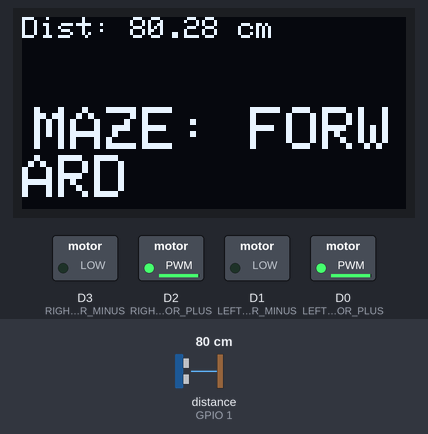
Simulated run of this sketch. Board: ESP8266 (NodeMCU). Shown: 128×64 one-colour display, switched loads named in the sketch (green lamp = pin HIGH). Wiring (inferred from the names in the program): ultrasonic range finder: trigger D8; echo GPIO 1. Dashed ring = blinking. The inputs (shaded band) are chosen by the test bench; at power-on: distance to the obstacle (sensor on GPIO 1) 80 cm. The echo pulse lasts 58.3 µs per cm; the display library's start-up logo is not drawn; pins used as bus, display or sensor lines are not drawn.

Above: at 3.2 s.
3.3 s: distance to the obstacle (sensor on GPIO 1) set to 17 cm
At 4.7 s:
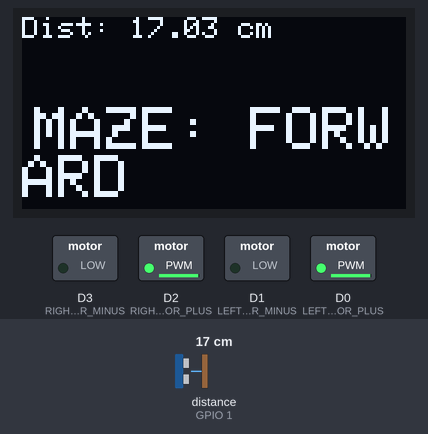
6.3 s: distance to the obstacle (sensor on GPIO 1) set to 13 cm
At 7.7 s:
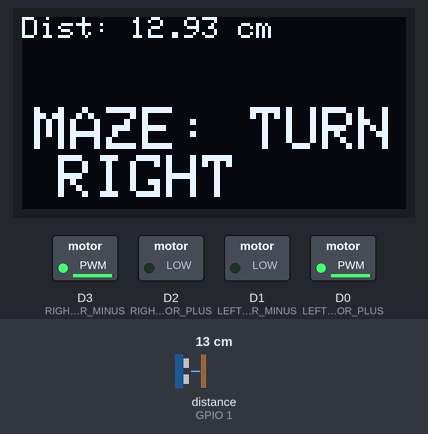
8.7 s: distance to the obstacle (sensor on GPIO 1) set to 250 cm
At 9.7 s:
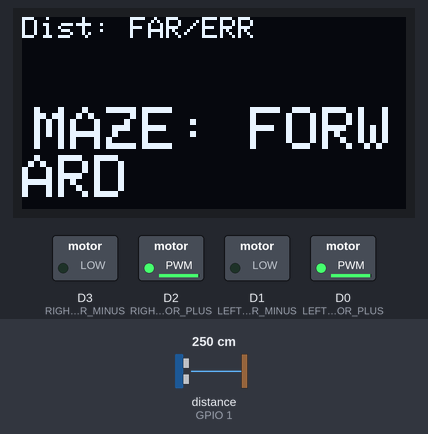
11.7 s: distance to the obstacle (sensor on GPIO 1) set to 2 cm
At 11.88 s:
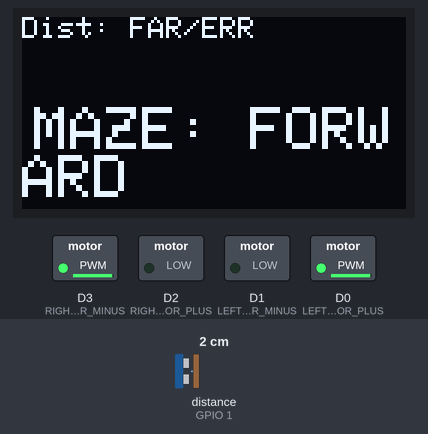
Timing chart, 0 to 14.2 s (numbered marks = the images above; inputs shaded):
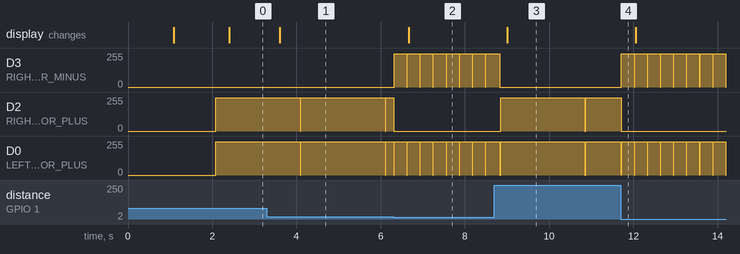

The sketch:

esp32_robotcar_maze_solver.ino
```cpp
//-----------------------------------------------------
// esp32_robotcar_maze_solver.ino
//
// 対象ボード: XIAO ESP32C3
//
// 概要:
//   超音波センサーで前方の壁までの距離を測り、
//   壁が無ければ前進、壁があれば右に回転する
//   「右手法」で迷路を進むロボットのプログラムです。
//
//   OLEDディスプレイに現在の距離と動作状態を表示します。
//
// 2026/03/15 - 非ブロッキング衝突検知に対応した迷路走行版
//-----------------------------------------------------

#include <SPI.h>
#include <Wire.h>
#include <Adafruit_GFX.h>
#include <Adafruit_SSD1306.h>
#include <Ticker.h>

// =====================================================
// 定数定義（ピン番号・タイミング・しきい値など）
// =====================================================

// --- OLEDディスプレイ関連 ---
#define SCREEN_WIDTH   128   // ディスプレイの幅（ピクセル）
#define SCREEN_HEIGHT  64    // ディスプレイの高さ（ピクセル）
#define OLED_RESET     -1    // リセットピンは使わない（-1）
#define SCREEN_ADDRESS 0x3C  // OLEDのI2Cアドレス

// --- 超音波距離センサー（HC-SR04など）のピン ---
const int TRIG_PIN = D8;  // 超音波を発信するピン
const int ECHO_PIN = D10; // 反射波を受信するピン

// 距離センサーのタイムアウト用（これ以上遠いものは測らない）
const unsigned long MAX_DISTANCE_TIMEOUT_US = 23200 * 1.5;

// --- モータードライバーのピン（左右それぞれ+/-の2本ずつ） ---
const int LEFT_MOTOR_PLUS   = D0; // 左モーター  正転側
const int LEFT_MOTOR_MINUS  = D1; // 左モーター  逆転側
const int RIGHT_MOTOR_PLUS  = D2; // 右モーター  正転側
const int RIGHT_MOTOR_MINUS = D3; // 右モーター  逆転側

// モーターの出力(PWM値 0〜255)。値が大きいほど速く回る
const int MOTOR_SPEED = 250;
const int MOTOR_SPEED_SLOW = 100; // 緩やかに曲がるときの弱い方の出力

// --- ロボットの動作タイミング ---
const int ROTATE_90_DEGREES_MS = 300;   // 右に90度回転するのにかかる時間(ms)
const int FORWARD_DURATION_MS  = 2000;  // 1回で前進する時間(ms)
const float WALL_THRESHOLD_CM  = 15.0;  // これより近いと「壁がある」と判断する距離(cm)

// ディスプレイを更新する間隔(秒)
const float DISPLAY_UPDATE_INTERVAL_SEC = 0.3;

// =====================================================
// グローバル変数
// =====================================================

Adafruit_SSD1306 display(SCREEN_WIDTH, SCREEN_HEIGHT, &Wire, OLED_RESET);
Ticker displayUpdateTimer; // 一定間隔でディスプレイを更新するタイマー

// 現在測定されている距離(cm)。ディスプレイ表示用に保持しておく
float latestDistanceCm = 0;

// 画面に表示する現在の動作名（例: "MAZE: FORWARD"）
String currentActionLabel = "INITIALIZING";

// ロボットの状態（今何をしているか）を表す
enum RobotState {
  STATE_STOPPED,        // 停止中（次の動作を判断するタイミング）
  STATE_FORWARD,        // 前進中
  STATE_TURNING_RIGHT   // 右回転中
};
RobotState robotState = STATE_STOPPED;

// 現在の動作（前進 or 回転）を開始した時刻(ms)。経過時間の計算に使う
unsigned long actionStartTimeMs = 0;

// =====================================================
// セットアップ
// =====================================================

void setup() {
  Serial.begin(99600);

  setupDistanceSensorPins();
  setupMotorPins();
  setupDisplay();
  stopMotors();

  // 0.3秒ごとに updateDisplay() を自動で呼び出す
  displayUpdateTimer.attach(DISPLAY_UPDATE_INTERVAL_SEC, updateDisplay);
}

void setupDistanceSensorPins() {
  pinMode(TRIG_PIN, OUTPUT);
  digitalWrite(TRIG_PIN, LOW);
  pinMode(ECHO_PIN, INPUT);
}

void setupMotorPins() {
  // モーター用のピンはanalogWriteでそのまま使うため、
  // 明示的なpinMode設定は不要（元コードの挙動を踏襲）
}

void setupDisplay() {
  if (!display.begin(SSD1306_SWITCHCAPVCC, SCREEN_ADDRESS)) {
    Serial.println(F("SSD1306 allocation failed"));
    while (true) {
      // ディスプレイの初期化に失敗した場合はここで停止する
    }
  }

  display.display();
  delay(1000);

  display.clearDisplay();
  display.setTextSize(1);
  display.setTextColor(SSD1306_WHITE);
  display.setCursor(0, 0);
  display.println(F("Maze Solver Ready."));
  display.display();
  delay(1000);
}

// =====================================================
// メインループ（ステートマシンで非ブロッキングに動作）
// =====================================================

void loop() {
  // 毎回、前方までの距離を測定して保存しておく
  latestDistanceCm = measureDistanceCm();

  // 現在の状態に応じて処理を分岐する
  switch (robotState) {
    case STATE_STOPPED:
      decideNextAction(latestDistanceCm);
      break;

    case STATE_FORWARD:
      updateForwardState(latestDistanceCm);
      break;

    case STATE_TURNING_RIGHT:
      updateTurningRightState();
      break;
  }

  // ループが速く回りすぎないように、ごく短い待ちを入れる
  delay(10);
}

// --- STATE_STOPPED: 停止中に次の動作を決める ---
void decideNextAction(float distanceCm) {
  bool wallDetected = (distanceCm <= WALL_THRESHOLD_CM);

  if (!wallDetected) {
    // 前方に壁が無い → 前進を開始
    moveForward();
    actionStartTimeMs = millis();
    robotState = STATE_FORWARD;
    currentActionLabel = "MAZE: FORWARD";
  } else {
    // 前方に壁がある → 右手法にしたがい右に回転を開始
    rotateRight();
    actionStartTimeMs = millis();
    robotState = STATE_TURNING_RIGHT;
    currentActionLabel = "MAZE: TURN RIGHT";
  }
}

// --- STATE_FORWARD: 前進中の処理 ---
void updateForwardState(float distanceCm) {
  // 距離 > 0 のチェックは、センサーの測定エラー(-1など)を
  // 「壁を検知した」と誤判定しないようにするためのもの
  bool obstacleAhead = (distanceCm <= WALL_THRESHOLD_CM && distanceCm > 0);
  bool forwardTimeElapsed = (millis() - actionStartTimeMs >= FORWARD_DURATION_MS);

  if (obstacleAhead) {
    // 前進中に壁を検知 → ただちに停止し、次の判断へ
    stopMotors();
    robotState = STATE_STOPPED;
  } else if (forwardTimeElapsed) {
    // 既定の前進時間が経過 → 停止し、次の判断へ
    stopMotors();
    robotState = STATE_STOPPED;
  }
}

// --- STATE_TURNING_RIGHT: 右回転中の処理 ---
void updateTurningRightState() {
  bool rotationTimeElapsed = (millis() - actionStartTimeMs >= ROTATE_90_DEGREES_MS);

  if (rotationTimeElapsed) {
    // 既定の回転時間が経過 → 停止し、次の判断へ
    stopMotors();
    robotState = STATE_STOPPED;
  }
}

// =====================================================
// ディスプレイ表示
// =====================================================

// Ticker により DISPLAY_UPDATE_INTERVAL_SEC 秒ごとに自動で呼ばれる
void updateDisplay() {
  display.clearDisplay();

  drawDistanceText();
  drawActionLabel();

  display.display();
}

// 画面左上に距離を表示する
void drawDistanceText() {
  display.setTextSize(1);
  display.setTextColor(SSD1306_WHITE);
  display.setCursor(0, 0);
  display.print("Dist: ");

  bool distanceIsOutOfRange = (latestDistanceCm > 200 || latestDistanceCm <= 0);
  if (distanceIsOutOfRange) {
    display.println("FAR/ERR");
  } else {
    display.print(latestDistanceCm);
    display.println(" cm");
  }
}

// 画面中央付近に現在の動作名を大きく表示する
void drawActionLabel() {
  display.setTextSize(2);

  int16_t x1, y1;
  uint16_t textWidth, textHeight;
  display.getTextBounds(currentActionLabel, 0, 0, &x1, &y1, &textWidth, &textHeight);

  int centeredX = (SCREEN_WIDTH - textWidth) / 2;
  int fixedY = 30; // 画面中央よりやや下の位置

  display.setCursor(centeredX, fixedY);
  display.println(currentActionLabel);
}

// =====================================================
// モーター制御
// =====================================================
// 各関数は左右のモーターにPWM値を書き込み、ロボットの動きを決める。

void moveForward() {
  analogWrite(LEFT_MOTOR_PLUS,   MOTOR_SPEED);
  analogWrite(LEFT_MOTOR_MINUS,  0);
  analogWrite(RIGHT_MOTOR_PLUS,  MOTOR_SPEED);
  analogWrite(RIGHT_MOTOR_MINUS, 0);
}

void moveBackward() { // 現状未使用だが今後のために残す
  analogWrite(LEFT_MOTOR_PLUS,   0);
  analogWrite(LEFT_MOTOR_MINUS,  MOTOR_SPEED);
  analogWrite(RIGHT_MOTOR_PLUS,  0);
  analogWrite(RIGHT_MOTOR_MINUS, MOTOR_SPEED);
}

void turnLeftGently() { // ゆるやかに左へ曲がる（現状未使用だが今後のために残す）
  analogWrite(LEFT_MOTOR_PLUS,   MOTOR_SPEED_SLOW);
  analogWrite(LEFT_MOTOR_MINUS,  0);
  analogWrite(RIGHT_MOTOR_PLUS,  MOTOR_SPEED);
  analogWrite(RIGHT_MOTOR_MINUS, 0);
}

void turnRightGently() { // ゆるやかに右へ曲がる（現状未使用だが今後のために残す）
  analogWrite(LEFT_MOTOR_PLUS,   MOTOR_SPEED);
  analogWrite(LEFT_MOTOR_MINUS,  0);
  analogWrite(RIGHT_MOTOR_PLUS,  MOTOR_SPEED_SLOW);
  analogWrite(RIGHT_MOTOR_MINUS, 0);
}

void rotateRight() { // その場で右に回転する（迷路走行で実際に使用）
  analogWrite(LEFT_MOTOR_PLUS,   MOTOR_SPEED);
  analogWrite(LEFT_MOTOR_MINUS,  0);
  analogWrite(RIGHT_MOTOR_PLUS,  0);
  analogWrite(RIGHT_MOTOR_MINUS, MOTOR_SPEED);
}

void rotateLeft() { // その場で左に回転する（現状未使用だが今後のために残す）
  analogWrite(LEFT_MOTOR_PLUS,   0);
  analogWrite(LEFT_MOTOR_MINUS,  MOTOR_SPEED);
  analogWrite(RIGHT_MOTOR_PLUS,  MOTOR_SPEED);
  analogWrite(RIGHT_MOTOR_MINUS, 0);
}

void stopMotors() {
  analogWrite(LEFT_MOTOR_PLUS,   0);
  analogWrite(LEFT_MOTOR_MINUS,  0);
  analogWrite(RIGHT_MOTOR_PLUS,  0);
  analogWrite(RIGHT_MOTOR_MINUS, 0);
}

// =====================================================
// 距離センサー（超音波センサー）
// =====================================================

// TRIG/ECHOピンを使って前方までの距離を測定する。
// 測定に失敗（タイムアウト）した場合は -1.0 を返す。
float measureDistanceCm() {
  // 1. トリガーピンを10マイクロ秒だけHIGHにして超音波を発射させる
  digitalWrite(TRIG_PIN, HIGH);
  delayMicroseconds(10);
  digitalWrite(TRIG_PIN, LOW);

  // 2. エコーピンがHIGHになる（反射波を受信し始める）のを待つ
  unsigned long waitStartTime = micros();
  while (digitalRead(ECHO_PIN) == LOW &&
         (micros() - waitStartTime) < MAX_DISTANCE_TIMEOUT_US) {
    // 受信開始を待機中
  }

  if (digitalRead(ECHO_PIN) == LOW) {
    // タイムアウト＝反射波が返ってこなかった（範囲外）
    return -1.0;
  }

  // 3. エコーピンがHIGHの間（パルス幅）の時間を測る
  unsigned long pulseStartTime = micros();
  unsigned long pulseWaitStartTime = micros();
  while (digitalRead(ECHO_PIN) == HIGH &&
         (micros() - pulseWaitStartTime) < MAX_DISTANCE_TIMEOUT_US) {
    // パルスが終わるのを待機中
  }
  unsigned long pulseEndTime = micros();

  if (digitalRead(ECHO_PIN) == HIGH) {
    // タイムアウト＝パルスが終わらなかった（範囲外）
    return -1.0;
  }

  // 4. パルス幅から距離(cm)を計算する
  //    音速をもとにした経験的な変換係数として 58.0 を使用
  unsigned long pulseWidthUs = pulseEndTime - pulseStartTime;
  float distanceCm = pulseWidthUs / 58.0;

  return distanceCm;
}
```

Measured:
- the behaviour switches between 15 and 14 cm on distance to the obstacle (sensor on GPIO 1) (found by bisection; images 1 and 2)
- after the input at 3.3 s, the display: changes after 0.31 s (image 1)
- after the input at 6.3 s, D3 (RIGHT_MOTOR_MINUS): alternates 250/255 for 0.30 s and 0/255 for 0.01 s, starting at once; the display: changes after 0.36 s (image 2)
- after the input at 8.7 s, D3 (RIGHT_MOTOR_MINUS): goes on until 8.8 s, then stays 0/255; D2 (RIGHT_MOTOR_PLUS), D0 (LEFT_MOTOR_PLUS): 0/255 → 250/255 after 0.15 s; the display: changes after 0.31 s (image 3)
- after the input at 11.7 s, D3 (RIGHT_MOTOR_MINUS): alternates 250/255 for 0.30 s and 0/255 for 0.01 s, starting at once
- by itself, D2 (RIGHT_MOTOR_PLUS), D0 (LEFT_MOTOR_PLUS): alternates 250/255 for 2.0 s and 0/255 for 0.01 s
